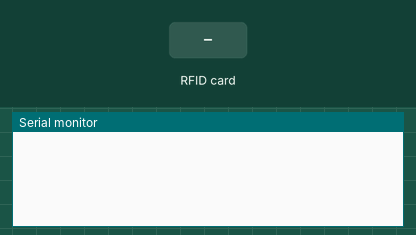
Bench run of a sketch on a simulated Arduino Uno, built with avr-gcc and run on an emulated ATmega328P. Parts: the last lines printed to the serial monitor. The test bench sets the inputs (shaded band).

Above: at 1.2 s.
1.3 s: RFID card 2B 6E 00 99 held to the reader
At 2.1 s:
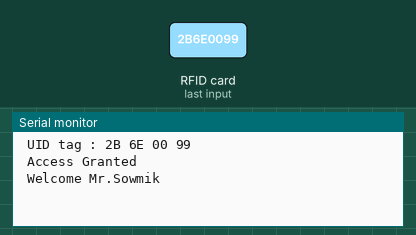
2.8 s: RFID card A7 51 5D 59 held to the reader
At 3.6 s:
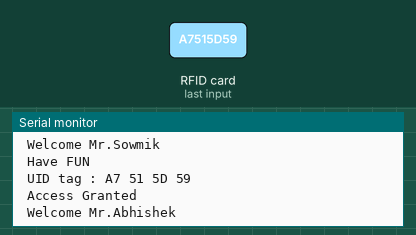
4.3 s: RFID card 0B F0 EE 66 held to the reader
At 5.1 s:
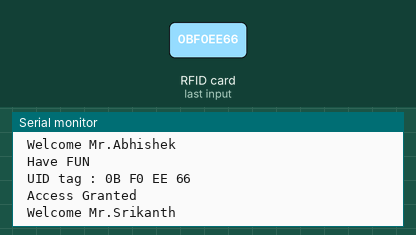
5.8 s: RFID card 5E 7A 19 C4 held to the reader
At 6.2 s:
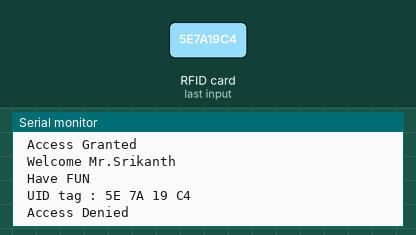

Measured:
- after the input at 1.3 s, the serial monitor: prints a new line at once (image 1)
- after the input at 2.8 s, the serial monitor: prints a new line at once (image 2)
- after the input at 4.3 s, the serial monitor: prints a new line at once (image 3)
- after the input at 5.8 s, the serial monitor: prints a new line at once (image 4)

The sketch:

RFID_Access.ino
```cpp
/*
 *  Created by TheCircuit
*/
/*
 NODEMCU      MFRC522
D7-           MOSI
D6-           MOSI
SD2-          RST
SD3-         SDA/SS
D8-           SCK
*/
constexpr uint8_t RST_PIN = 9;          // Configurable, see typical pin layout above
constexpr uint8_t SS_PIN = 10;
#include <SPI.h>
#include <MFRC522.h>

MFRC522 mfrc522(SS_PIN, RST_PIN);   // Create MFRC522 instance.
int statuss = 0;
int out = 0;
void setup()
{
  Serial.begin(9600);   // Initiate a serial communication
  SPI.begin();      // Initiate  SPI bus
  mfrc522.PCD_Init();   // Initiate MFRC522
}
void loop()
{
  // Look for new cards
  if ( ! mfrc522.PICC_IsNewCardPresent())
  {
    return;
  }
  // Select one of the cards
  if ( ! mfrc522.PICC_ReadCardSerial())
  {
    return;
  }
  //Show UID on serial monitor
  Serial.println();
  Serial.print(" UID tag :");
  String content= "";
  byte letter;
  for (byte i = 0; i < mfrc522.uid.size; i++)
  {
     Serial.print(mfrc522.uid.uidByte[i] < 0x10 ? " 0" : " ");
     Serial.print(mfrc522.uid.uidByte[i], HEX);
     content.concat(String(mfrc522.uid.uidByte[i] < 0x10 ? " 0" : " "));
     content.concat(String(mfrc522.uid.uidByte[i], HEX));
  }
  content.toUpperCase();
  Serial.println();
  if (content.substring(1) == "2B 6E 00 99") //change UID of the card that you want to give access
  {
    Serial.println(" Access Granted ");
    Serial.println(" Welcome Mr.Sowmik ");
    delay(1000);
    Serial.println(" Have FUN ");
    Serial.println();
    statuss = 1;
  }
   else if (content.substring(1) == "A7 51 5D 59") //change UID of the card that you want to give access
  {
    Serial.println(" Access Granted ");
    Serial.println(" Welcome Mr.Abhishek");
    delay(1000);
    Serial.println(" Have FUN ");
    Serial.println();
    statuss = 1;
  }

   else if (content.substring(1) == "0B F0 EE 66") //change UID of the card that you want to give access
  {
    Serial.println(" Access Granted ");
    Serial.println(" Welcome Mr.Srikanth");
    delay(1000);
    Serial.println(" Have FUN ");
    Serial.println();
    statuss = 1;
  }
  else   {
    Serial.println(" Access Denied ");
    delay(3000);
  }
}
```
